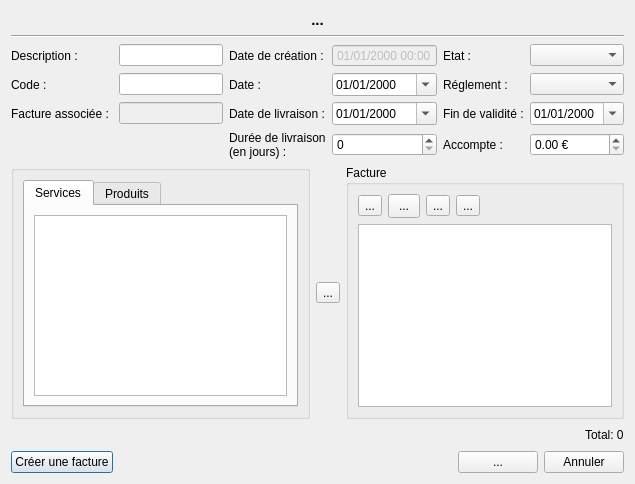
<?xml version="1.0" encoding="UTF-8"?>
<ui version="4.0">
 <class>DialogInvoice</class>
 <widget class="QDialog" name="DialogInvoice">
  <property name="geometry">
   <rect>
    <x>0</x>
    <y>0</y>
    <width>635</width>
    <height>484</height>
   </rect>
  </property>
  <property name="windowTitle">
   <string/>
  </property>
  <property name="windowIcon">
   <iconset resource="../ressources.qrc">
    <normaloff>:/app/logo</normaloff>:/app/logo</iconset>
  </property>
  <layout class="QVBoxLayout" name="verticalLayout_2">
   <item>
    <layout class="QVBoxLayout" name="verticalLayout">
     <item>
      <widget class="QLabel" name="labelTitle">
       <property name="font">
        <font>
         <pointsize>11</pointsize>
         <weight>75</weight>
         <bold>true</bold>
        </font>
       </property>
       <property name="text">
        <string>...</string>
       </property>
       <property name="alignment">
        <set>Qt::AlignCenter</set>
       </property>
       <property name="margin">
        <number>0</number>
       </property>
      </widget>
     </item>
     <item>
      <widget class="Line" name="line">
       <property name="orientation">
        <enum>Qt::Horizontal</enum>
       </property>
      </widget>
     </item>
     <item>
      <layout class="QGridLayout" name="gridLayout">
       <item row="0" column="0">
        <widget class="QLabel" name="label">
         <property name="text">
          <string>Description :</string>
         </property>
        </widget>
       </item>
       <item row="1" column="0">
        <widget class="QLabel" name="label_2">
         <property name="text">
          <string>Code :</string>
         </property>
        </widget>
       </item>
       <item row="0" column="1">
        <widget class="QLineEdit" name="lineEdit_description">
         <property name="maxLength">
          <number>255</number>
         </property>
        </widget>
       </item>
       <item row="0" column="2">
        <widget class="QLabel" name="label_3">
         <property name="text">
          <string>Date de création :</string>
         </property>
        </widget>
       </item>
       <item row="1" column="1">
        <widget class="QLineEdit" name="lineEdit_code">
         <property name="enabled">
          <bool>true</bool>
         </property>
         <property name="maxLength">
          <number>255</number>
         </property>
         <property name="readOnly">
          <bool>false</bool>
         </property>
        </widget>
       </item>
       <item row="1" column="3">
        <widget class="QDateEdit" name="dateEdit_DATE">
         <property name="date">
          <date>
           <year>2000</year>
           <month>1</month>
           <day>1</day>
          </date>
         </property>
         <property name="displayFormat">
          <string>dd/MM/yyyy</string>
         </property>
         <property name="calendarPopup">
          <bool>true</bool>
         </property>
        </widget>
       </item>
       <item row="0" column="3">
        <widget class="QDateTimeEdit" name="dateTimeEdit">
         <property name="enabled">
          <bool>false</bool>
         </property>
         <property name="readOnly">
          <bool>false</bool>
         </property>
         <property name="buttonSymbols">
          <enum>QAbstractSpinBox::NoButtons</enum>
         </property>
         <property name="displayFormat">
          <string>dd/MM/yyyy HH:mm</string>
         </property>
        </widget>
       </item>
       <item row="0" column="4">
        <widget class="QLabel" name="label_state">
         <property name="text">
          <string>Etat :</string>
         </property>
        </widget>
       </item>
       <item row="0" column="5">
        <widget class="QComboBox" name="comboBox_State"/>
       </item>
       <item row="1" column="4">
        <widget class="QLabel" name="label_payment">
         <property name="text">
          <string>Réglement :</string>
         </property>
        </widget>
       </item>
       <item row="1" column="5">
        <widget class="QComboBox" name="comboBox_TYPE_PAYMENT"/>
       </item>
       <item row="1" column="2">
        <widget class="QLabel" name="label_date">
         <property name="text">
          <string>Date :</string>
         </property>
        </widget>
       </item>
       <item row="2" column="5">
        <widget class="QDateEdit" name="dateEdit_valid">
         <property name="displayFormat">
          <string>dd/MM/yyyy</string>
         </property>
         <property name="calendarPopup">
          <bool>true</bool>
         </property>
        </widget>
       </item>
       <item row="2" column="4">
        <widget class="QLabel" name="label_datevalid">
         <property name="text">
          <string>Fin de validité :</string>
         </property>
        </widget>
       </item>
       <item row="2" column="2">
        <widget class="QLabel" name="label_delivery">
         <property name="text">
          <string>Date de livraison :</string>
         </property>
        </widget>
       </item>
       <item row="2" column="3">
        <widget class="QDateEdit" name="dateEdit_delivery">
         <property name="displayFormat">
          <string>dd/MM/yyyy</string>
         </property>
         <property name="calendarPopup">
          <bool>true</bool>
         </property>
        </widget>
       </item>
       <item row="3" column="2">
        <widget class="QLabel" name="label_delay">
         <property name="text">
          <string>Durée de livraison
(en jours) :</string>
         </property>
        </widget>
       </item>
       <item row="3" column="3">
        <widget class="QSpinBox" name="spinBox_delayDelivery">
         <property name="maximum">
          <number>9999</number>
         </property>
        </widget>
       </item>
       <item row="2" column="0">
        <widget class="QLabel" name="label_link">
         <property name="text">
          <string>Facture associée : </string>
         </property>
        </widget>
       </item>
       <item row="2" column="1">
        <widget class="QLineEdit" name="lineEdit_linkCode">
         <property name="enabled">
          <bool>false</bool>
         </property>
        </widget>
       </item>
       <item row="3" column="4">
        <widget class="QLabel" name="label_partpayment">
         <property name="text">
          <string>Accompte :</string>
         </property>
        </widget>
       </item>
       <item row="3" column="5">
        <widget class="QDoubleSpinBox" name="doubleSpinBox_partPAYMENT">
         <property name="prefix">
          <string/>
         </property>
         <property name="suffix">
          <string> €</string>
         </property>
         <property name="maximum">
          <double>999999.989999999990687</double>
         </property>
        </widget>
       </item>
      </layout>
     </item>
     <item>
      <layout class="QHBoxLayout" name="horizontalLayout">
       <item>
        <widget class="QGroupBox" name="groupBox_select">
         <property name="title">
          <string/>
         </property>
         <layout class="QVBoxLayout" name="verticalLayout_3">
          <item>
           <widget class="QTabWidget" name="tabWidget_select">
            <property name="currentIndex">
             <number>0</number>
            </property>
            <property name="iconSize">
             <size>
              <width>24</width>
              <height>24</height>
             </size>
            </property>
            <property name="documentMode">
             <bool>false</bool>
            </property>
            <widget class="QWidget" name="tabService">
             <attribute name="icon">
              <iconset resource="../ressources.qrc">
               <normaloff>:/app/venteComptoire</normaloff>:/app/venteComptoire</iconset>
             </attribute>
             <attribute name="title">
              <string>Services</string>
             </attribute>
             <layout class="QVBoxLayout" name="verticalLayout_6">
              <item>
               <widget class="QTableWidget" name="tableWidget_selectService"/>
              </item>
             </layout>
            </widget>
            <widget class="QWidget" name="tabProduct">
             <attribute name="icon">
              <iconset resource="../ressources.qrc">
               <normaloff>:/app/products</normaloff>:/app/products</iconset>
             </attribute>
             <attribute name="title">
              <string>Produits</string>
             </attribute>
             <layout class="QVBoxLayout" name="verticalLayout_7">
              <item>
               <layout class="QHBoxLayout" name="productLayout"/>
              </item>
             </layout>
            </widget>
           </widget>
          </item>
         </layout>
        </widget>
       </item>
       <item>
        <layout class="QVBoxLayout" name="verticalLayout_5">
         <item>
          <spacer name="verticalSpacer_2">
           <property name="orientation">
            <enum>Qt::Vertical</enum>
           </property>
           <property name="sizeHint" stdset="0">
            <size>
             <width>20</width>
             <height>40</height>
            </size>
           </property>
          </spacer>
         </item>
         <item>
          <widget class="QToolButton" name="toolButton_add">
           <property name="toolTip">
            <string>Ajouter un service ou un produit</string>
           </property>
           <property name="text">
            <string>...</string>
           </property>
           <property name="icon">
            <iconset resource="../ressources.qrc">
             <normaloff>:/app/next</normaloff>:/app/next</iconset>
           </property>
           <property name="iconSize">
            <size>
             <width>24</width>
             <height>24</height>
            </size>
           </property>
          </widget>
         </item>
         <item>
          <spacer name="verticalSpacer">
           <property name="orientation">
            <enum>Qt::Vertical</enum>
           </property>
           <property name="sizeHint" stdset="0">
            <size>
             <width>20</width>
             <height>40</height>
            </size>
           </property>
          </spacer>
         </item>
        </layout>
       </item>
       <item>
        <widget class="QGroupBox" name="groupBox_invoice">
         <property name="title">
          <string>Facture</string>
         </property>
         <layout class="QVBoxLayout" name="verticalLayout_4">
          <item>
           <layout class="QHBoxLayout" name="horizontalLayout_but">
            <item>
             <widget class="QToolButton" name="toolButton_addFreeline">
              <property name="toolTip">
               <string>Ajouter une ligne d'édition libre</string>
              </property>
              <property name="text">
               <string>...</string>
              </property>
              <property name="icon">
               <iconset resource="../ressources.qrc">
                <normaloff>:/app/insert</normaloff>:/app/insert</iconset>
              </property>
              <property name="iconSize">
               <size>
                <width>24</width>
                <height>24</height>
               </size>
              </property>
             </widget>
            </item>
            <item>
             <widget class="QToolButton" name="toolButton_rm">
              <property name="minimumSize">
               <size>
                <width>32</width>
                <height>24</height>
               </size>
              </property>
              <property name="toolTip">
               <string>Supprimer un article</string>
              </property>
              <property name="text">
               <string>...</string>
              </property>
              <property name="icon">
               <iconset resource="../ressources.qrc">
                <normaloff>:/app/remove</normaloff>:/app/remove</iconset>
              </property>
              <property name="iconSize">
               <size>
                <width>16</width>
                <height>24</height>
               </size>
              </property>
             </widget>
            </item>
            <item>
             <widget class="QToolButton" name="toolButton_up">
              <property name="toolTip">
               <string>Monter l'article</string>
              </property>
              <property name="text">
               <string>...</string>
              </property>
              <property name="icon">
               <iconset resource="../ressources.qrc">
                <normaloff>:/app/up</normaloff>:/app/up</iconset>
              </property>
              <property name="iconSize">
               <size>
                <width>24</width>
                <height>24</height>
               </size>
              </property>
             </widget>
            </item>
            <item>
             <widget class="QToolButton" name="toolButton_dn">
              <property name="toolTip">
               <string>Descendre l'article</string>
              </property>
              <property name="text">
               <string>...</string>
              </property>
              <property name="icon">
               <iconset resource="../ressources.qrc">
                <normaloff>:/app/dn</normaloff>:/app/dn</iconset>
              </property>
              <property name="iconSize">
               <size>
                <width>24</width>
                <height>24</height>
               </size>
              </property>
             </widget>
            </item>
            <item>
             <spacer name="horizontalSpacer_3">
              <property name="orientation">
               <enum>Qt::Horizontal</enum>
              </property>
              <property name="sizeHint" stdset="0">
               <size>
                <width>40</width>
                <height>20</height>
               </size>
              </property>
             </spacer>
            </item>
           </layout>
          </item>
          <item>
           <widget class="QTableWidget" name="tableWidget"/>
          </item>
         </layout>
        </widget>
       </item>
      </layout>
     </item>
    </layout>
   </item>
   <item>
    <layout class="QHBoxLayout" name="horizontalLayout_2">
     <item>
      <spacer name="horizontalSpacer">
       <property name="orientation">
        <enum>Qt::Horizontal</enum>
       </property>
       <property name="sizeHint" stdset="0">
        <size>
         <width>40</width>
         <height>20</height>
        </size>
       </property>
      </spacer>
     </item>
     <item>
      <widget class="QLabel" name="label_Total">
       <property name="text">
        <string>Total: 0</string>
       </property>
      </widget>
     </item>
    </layout>
   </item>
   <item>
    <layout class="QHBoxLayout" name="horizontalLayout_button">
     <item>
      <widget class="QPushButton" name="pushButton_createInv">
       <property name="text">
        <string>Créer une facture</string>
       </property>
       <property name="icon">
        <iconset resource="../ressources.qrc">
         <normaloff>:/app/ok</normaloff>:/app/ok</iconset>
       </property>
      </widget>
     </item>
     <item>
      <spacer name="horizontalSpacer_2">
       <property name="orientation">
        <enum>Qt::Horizontal</enum>
       </property>
       <property name="sizeHint" stdset="0">
        <size>
         <width>40</width>
         <height>20</height>
        </size>
       </property>
      </spacer>
     </item>
     <item>
      <widget class="QPushButton" name="pushButton_ok">
       <property name="text">
        <string>...</string>
       </property>
       <property name="autoDefault">
        <bool>false</bool>
       </property>
      </widget>
     </item>
     <item>
      <widget class="QPushButton" name="pushButton_cancel">
       <property name="text">
        <string>Annuler</string>
       </property>
       <property name="icon">
        <iconset resource="../ressources.qrc">
         <normaloff>:/app/quit</normaloff>:/app/quit</iconset>
       </property>
       <property name="autoDefault">
        <bool>false</bool>
       </property>
      </widget>
     </item>
    </layout>
   </item>
  </layout>
 </widget>
 <tabstops>
  <tabstop>lineEdit_description</tabstop>
  <tabstop>lineEdit_code</tabstop>
  <tabstop>dateTimeEdit</tabstop>
  <tabstop>dateEdit_DATE</tabstop>
  <tabstop>comboBox_State</tabstop>
  <tabstop>comboBox_TYPE_PAYMENT</tabstop>
  <tabstop>tableWidget</tabstop>
  <tabstop>toolButton_add</tabstop>
  <tabstop>pushButton_ok</tabstop>
  <tabstop>pushButton_cancel</tabstop>
 </tabstops>
 <resources>
  <include location="../ressources.qrc"/>
 </resources>
 <connections/>
</ui>
